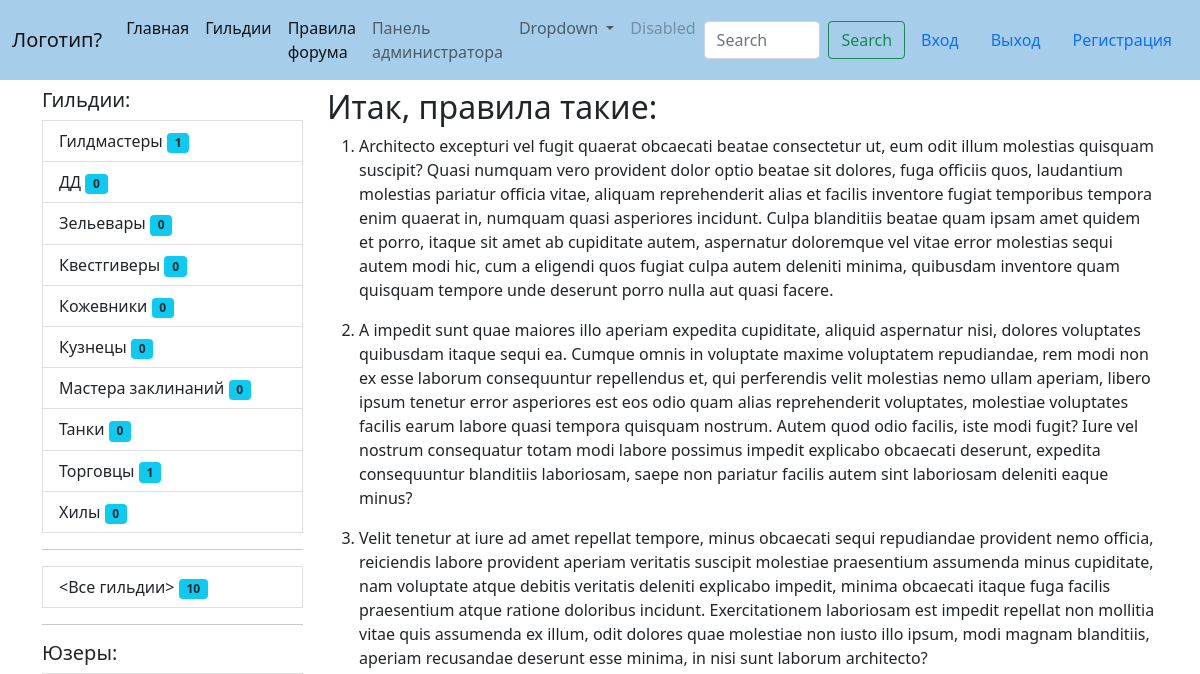
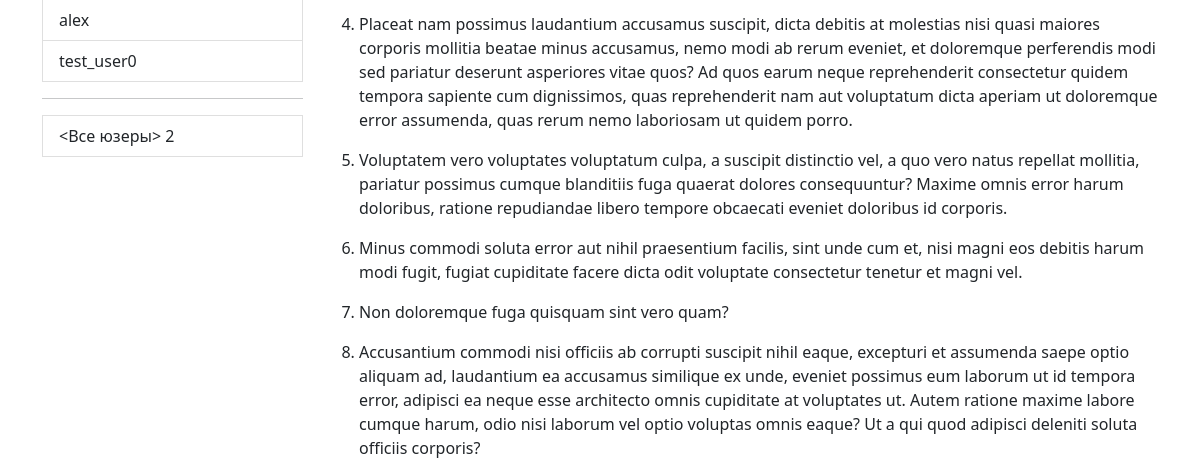
Before: /rules with the older database file (2 pictures, top to bottom).
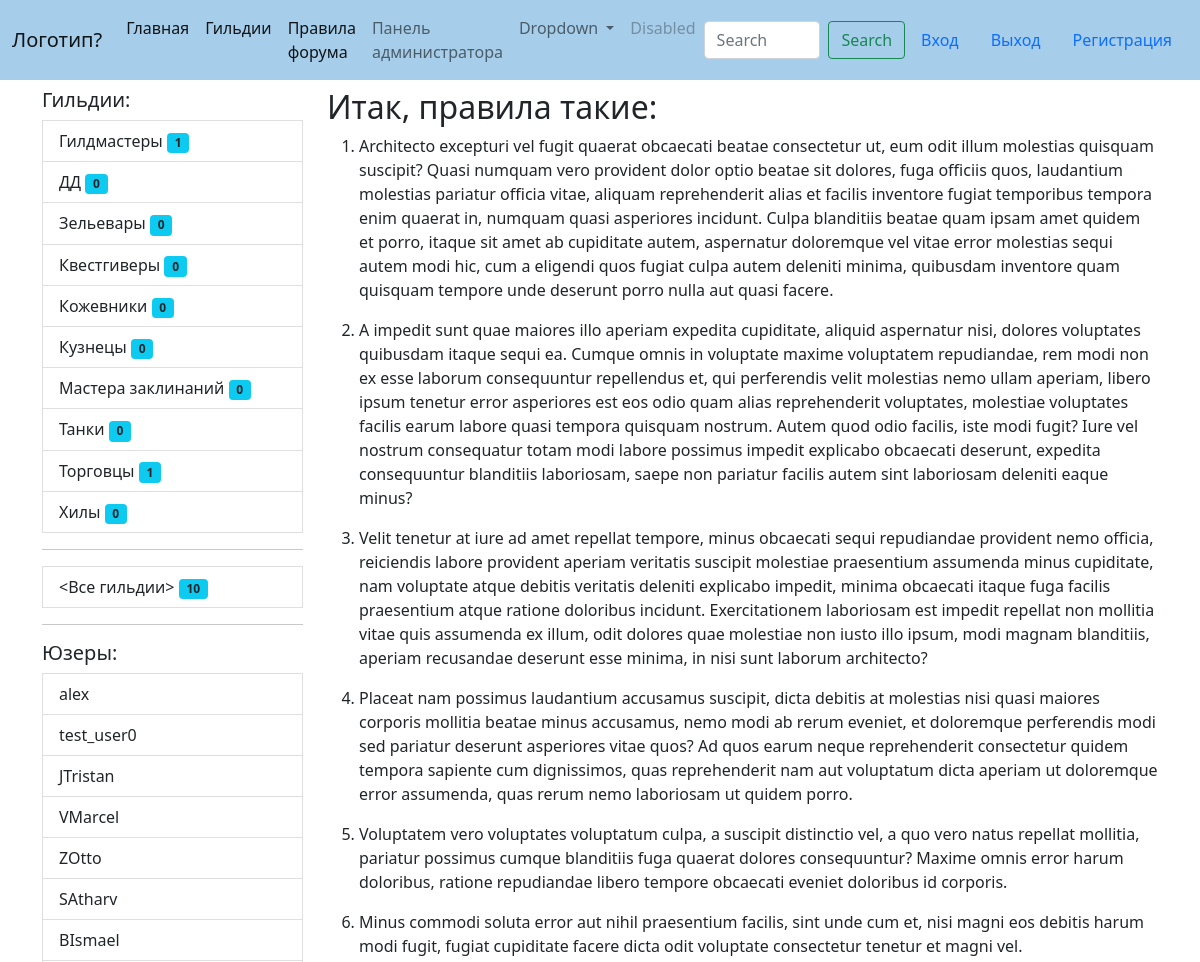
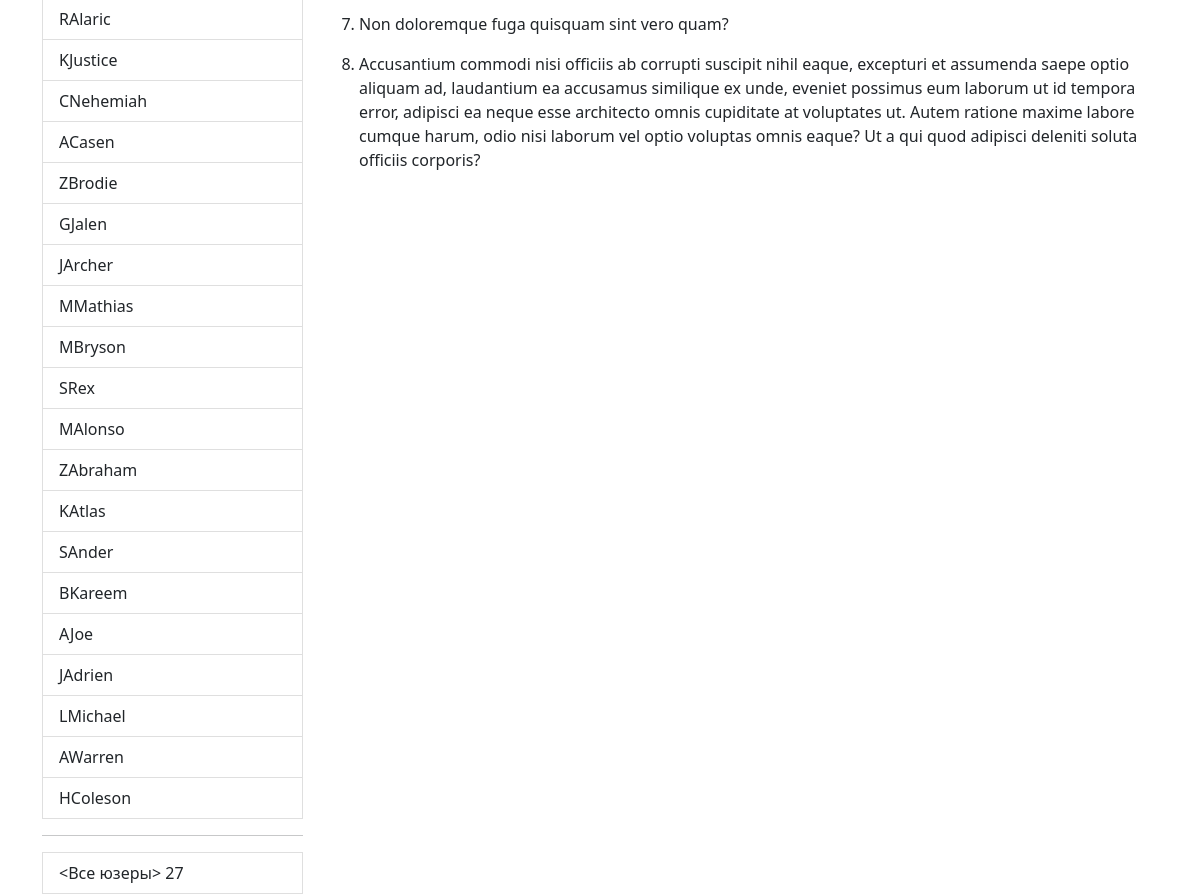
After: the same page with the newer database file (2 pictures, top to bottom).
### ads/models.py (models this page shows, shortened)
class Guild(m.Model):
    name = m.CharField(max_length=25,
                       unique=True,
                       blank=False,
                       null=False,
                       verbose_name="Наименование")
    description = m.TextField(verbose_name="Описание")
    image = m.ImageField(
        upload_to='pics/guilds',
        null=True,
        blank=True)
    def get_absolute_url(self):
        return reverse_lazy('guild_detail', kwargs={'pk': self.pk})
    class Meta:
        ordering = ['-name']
        verbose_name = "Гильдия"
        verbose_name_plural = 'Гильдии'

### users/models.py (models this page shows)
class User(AbstractUser):
    guild = models.ForeignKey(
        to=Guild,
        null=True,
        blank=True,
        on_delete=models.PROTECT)
    def __str__(self):
        return self.username
    def get_absolute_url(self):
        return reverse_lazy('user_profile', kwargs={'pk': self.pk})

### ads/views.py (the view)
# urls.py: path('rules', av.RulesView.as_view(), name='rules' ),
class RulesView(CustomContextMixin, ListView):
    model = um.User
    template_name = 'ads/rules.html'

### ads/views.py (called while the page is built)
    def get_context_data(self, **kwargs):
        context = super().get_context_data(**kwargs)
        context['guilds'] = ads.Guild.objects.annotate(cnt=Count('user'))
        context['users'] = um.User.objects.all()
        return context

### ads/templates/ads/rules.html
{% extends 'Witebord/base.html' %}
{% block content %}
<h2>Итак, правила такие:</h2>
<ol>
	<li>{% lorem 1 p random %}</li>
	<li>{% lorem 1 p random %}</li>
	<li>{% lorem 1 p random %}</li>
	<li>{% lorem 1 p random %}</li>
	<li>{% lorem 1 p random %}</li>
	<li>{% lorem 1 p random %}</li>
	<li>{% lorem 1 p random %}</li>
	<li>{% lorem 1 p random %}</li>
</ol>
{% endblock content %}

### templates/inc/_sidebar.html (shortened to what this page needs)
<div class="list-group">
    <h5>Гильдии:</h5>
    <div class="col-lt-1">
        {% for guild in guilds %}
        <a href="{{ guild.get_absolute_url }}" class="list-group-item list-group-item-action" aria-current="true">
        {{ guild.name }} <span class="badge bg-info text-dark">{{ guild.cnt }}</span>
        </a>
        {% endfor %}
        <hr>
        <a href="{% url 'guilds_list' %}" class="list-group-item list-group-item-action" aria-current="true">
            <Все гильдии> <span class="badge bg-info text-dark"> {{ guilds.count }}</span>
        </a>
    </div>
</div>
<hr>
<h5>Юзеры:</h5>
<div class="list-group">
    <div class="col-lt-1">
        {% for usr in users %}
        <a href="{{ usr.get_absolute_url }}" class="list-group-item list-group-item-action" aria-current="true">
        {{ usr|default:'anonymous' }}
        </a>
        {% endfor %}
        <hr>
        <a href="#" class="list-group-item list-group-item-action" aria-current="true">
            <Все юзеры> <span class="'badge rounded-pill text-bg-primary"> {{ users.count }}</span>
        </a>
    </div>
</div>

Changed rows visible on the page:
added User: username "JTristan"
added User: username "VMarcel"
added User: username "ZOtto"
added User: username "SAtharv"
added User: username "BIsmael"
added User: username "RAlaric"
added User: username "KJustice"
added User: username "CNehemiah"
added User: username "ACasen"
added User: username "ZBrodie"
added User: username "GJalen"
added User: username "JArcher"
added User: username "MMathias"
added User: username "MBryson"
added User: username "SRex"
added User: username "MAlonso"
added User: username "ZAbraham"
added User: username "KAtlas"
added User: username "SAnder"
added User: username "BKareem"
added User: username "AJoe"
added User: username "JAdrien"
added User: username "LMichael"
added User: username "AWarren"
added User: username "HColeson"
Other visible differences:
{{ users.count }}: "2" → "27"
